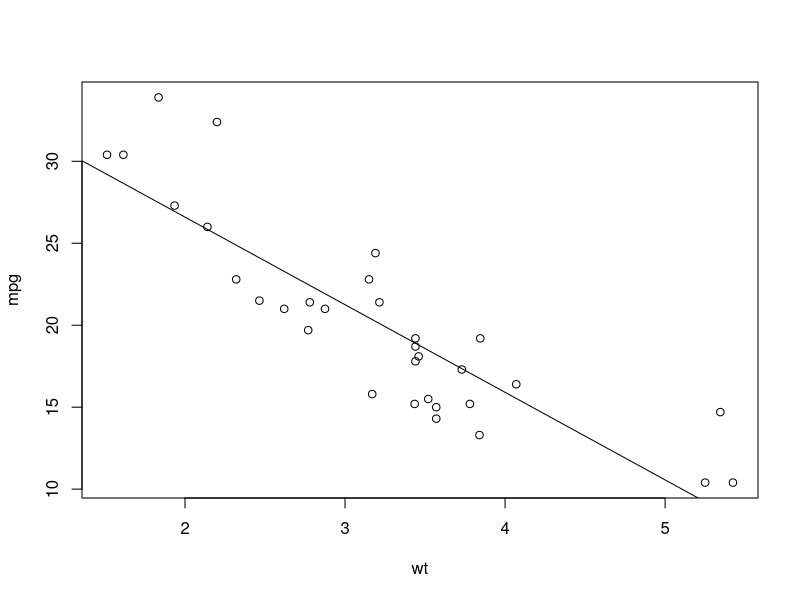

R code for this plot:
## ---- chunk 1
data(mtcars)
plot(mpg~wt, data=mtcars)

#  As the weight of the automobile goes up the MPG goes down. It looks to be linear
#  which means pehaps we can then do some regression. 

mylm <- lm(mpg~wt, data=mtcars)
abline(mylm)
